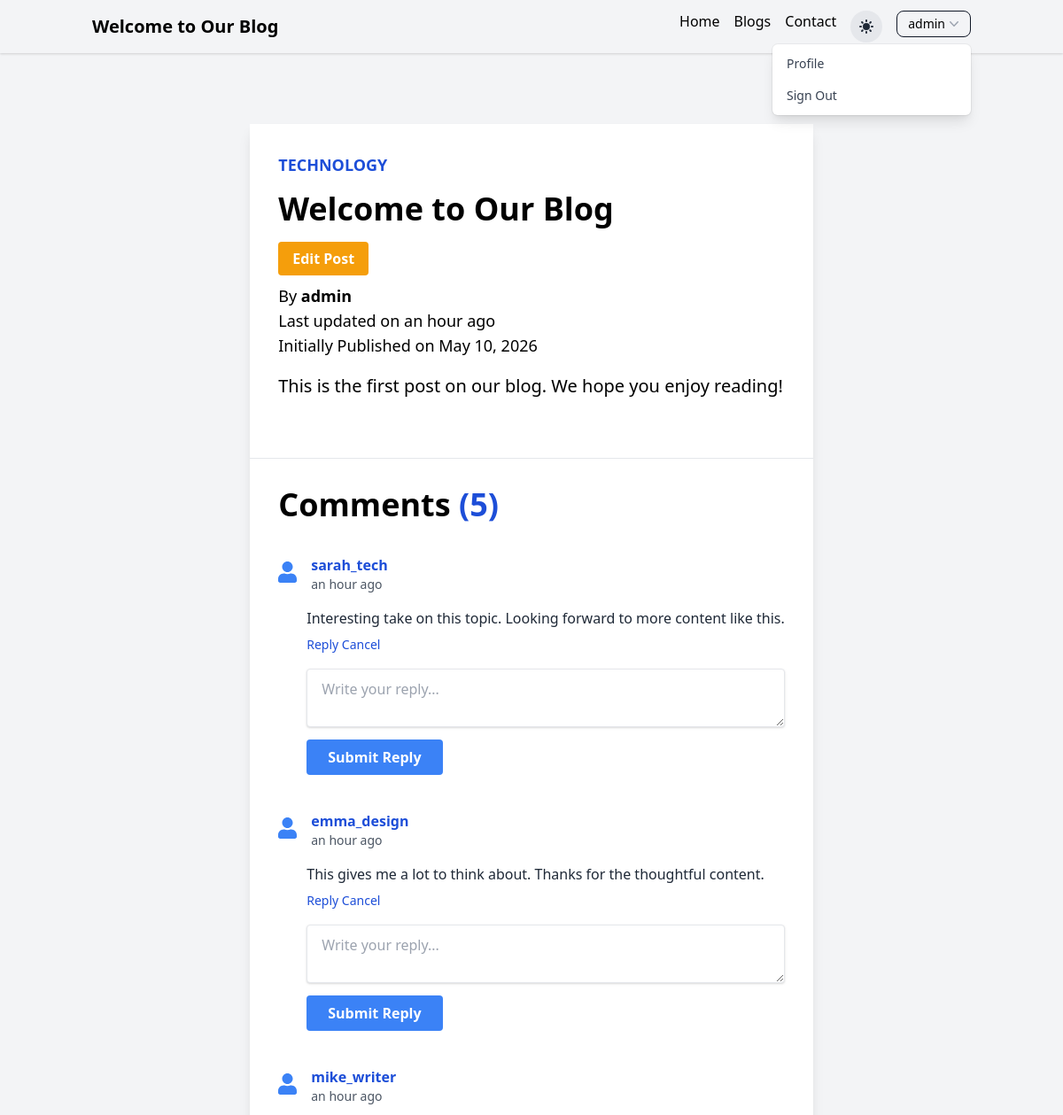
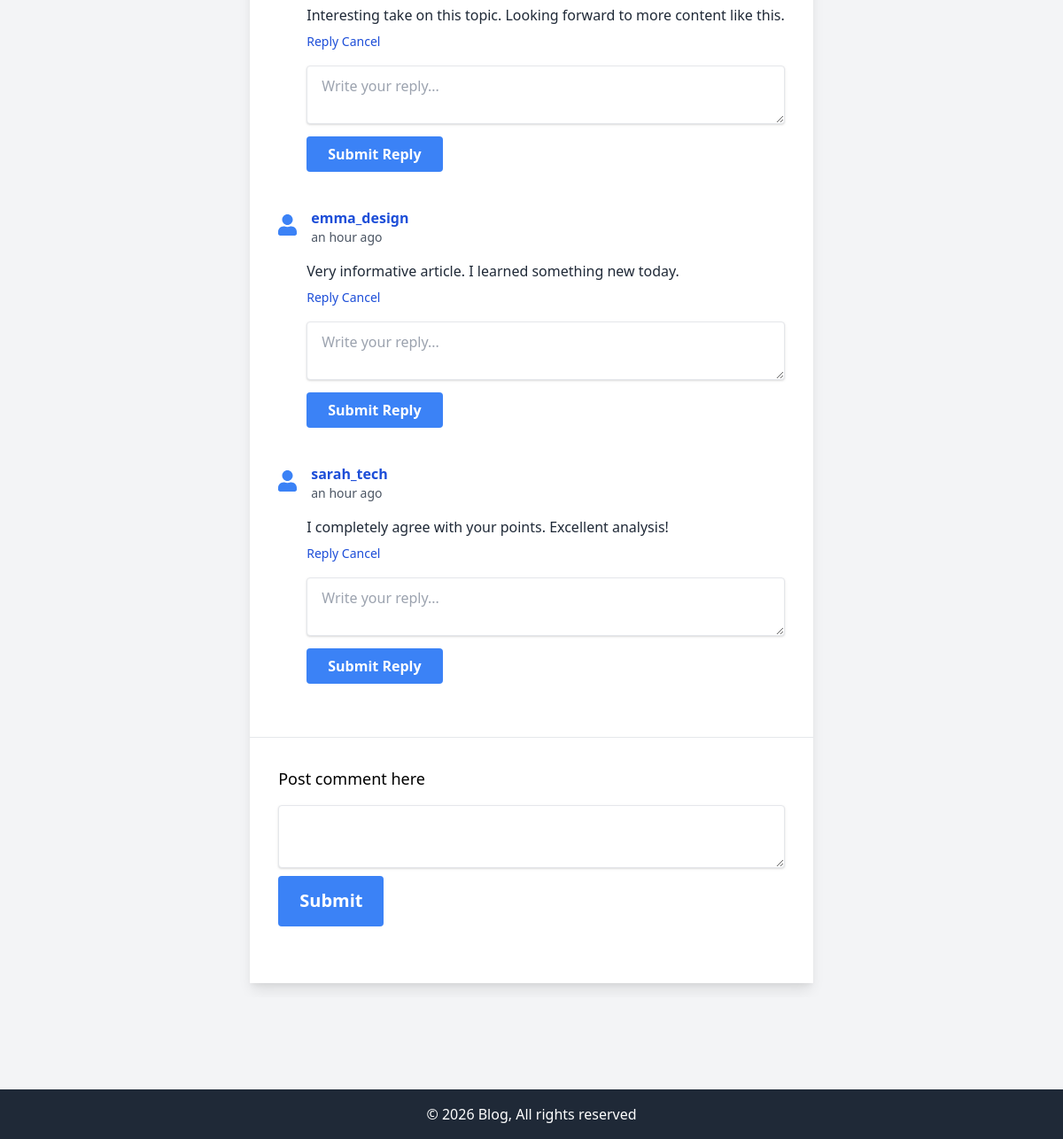
/blog/blogpost/welcome-to-our-blog/ (signed in), run on the app's committed database (2 pictures, top to bottom).
### blog/models.py (models this page shows, shortened)
class Post(models.Model):
    b_no = models.AutoField(primary_key=True)
    title = models.CharField(max_length=200)
    slug = models.SlugField(unique=True, blank=True)
    content = models.TextField()
    author = models.ForeignKey(User, on_delete=models.CASCADE)
    created_at = models.DateTimeField(auto_now_add=True)
    updated_at = models.DateTimeField(auto_now=True)
    category = models.CharField(max_length=50)

class Comment(models.Model):
    c_no = models.AutoField(primary_key=True)
    post = models.ForeignKey(Post, on_delete=models.CASCADE)
    content = models.TextField()
    user = models.ForeignKey(User, on_delete=models.CASCADE)
    parent = models.ForeignKey('self', on_delete=models.CASCADE, null=True)
    created_at = models.DateTimeField(auto_now_add=True)

### blog/views.py (the view)
# urls.py: path('blogpost/<slug:slug>/', views.singleb, name='singleb_slug'),
def singleb(request, slug):
  post = Post.objects.get(slug=slug)
  comments = Comment.objects.filter(post=post, parent = None)
  counts = Comment.objects.filter(post=post).count()
  comment_dict = {}
  for comment in comments:
      comment_dict[comment] = Comment.objects.filter(parent=comment)
  contents = {
      'post': post,
      'comment_dict': comment_dict,
      'user': request.user,
      'counts': counts,
  }
  return render(request, 'blog/singleb.html', contents)

### templates/blog/singleb.html (shortened to what this page needs)
{% extends 'boilerplate.html'%}
{% block header %}{{post.title}}{% endblock %}
{% block main %}
{% load humanize %}
<div class="container mx-auto sm:px-4 py-8 px-0">
    <section class="w-full flex flex-col items-center px-0 overflow-x-hidden">
        <article class="flex flex-col bg-white dark:bg-gray-500 shadow-lg my-4 max-w-full lg:max-w-2xl xl:max-w-3xl mx-auto">
            <div class="flex flex-col justify-between sm:p-8 p-1 h-full">
                <a href="#" class="text-blue-700 text-lg font-bold uppercase pb-4">{{ post.category }}</a>
                <h1 class="text-4xl font-extrabold hover:text-gray-700 pb-6">{{ post.title }}</h1>
                {% if user.is_authenticated and user == post.author %}
                <div class="pb-4">
                    <a href="{% url 'blog:edit_post' post.slug %}" class="bg-yellow-500 hover:bg-yellow-700 text-white font-bold py-2 px-4 rounded focus:outline-none focus:shadow-outline">Edit Post</a>
                </div>
                {% endif %}
                <p class="text-lg pb-4">
                    By <a href="#" class="font-semibold hover:text-gray-800">{{ post.author.username }}</a> <br>
                    Last updated on {{ post.updated_at| naturaltime }} <br>
                    Initially Published on {{ post.created_at|date:"M d, Y" }}
                </p>
                <div class="text-xl text-justify leading-relaxed pb-8">
                    {{ post.content|safe }}
                </div>
            </div>
            <hr>
            <div class="flex flex-col justify-between sm:p-8 p-1 h-full">
                <h1 class="text-4xl font-extrabold hover:text-gray-700 pb-6">Comments
                    {% if counts > 0 %}
                        <span class='font-semibold text-blue-700'>({{ counts }})</span>
                    {% endif %}
                </h1>
                {% for comment, replies in comment_dict.items %}
                <div class="flex flex-col space-y-2 my-3">
                    <div class="flex items-center">
                        <div class="flex-shrink-0">
                            <i class="fas fa-user text-blue-500 text-2xl"></i>
                        </div>
                        <div class="ml-4">
                            <p class="font-bold text-blue-700">{{ comment.user.username }}</p>
                            <p class="text-sm text-gray-600">{{ comment.created_at|naturaltime }}</p>
                        </div>
                    </div>
                    <div class="ml-8">
                        <p class="mt-2 text-gray-800">{{ comment.content }}</p>
                        <button @click="open = !open" class="mt-2 text-sm text-blue-700 hover:underline">
                            <span x-show="!open">Reply</span>
                            <span x-show="open">Cancel</span>
                        </button>
                        <div x-show="open" class="mt-4 space-y-4">
                            {% if user.is_authenticated %}
                            <form action="{% url 'blog:comment' %}" method="post">
                                <textarea id="content" name="content" class="shadow appearance-none border rounded w-full py-3 px-4 text-gray-700 leading-tight focus:outline-none focus:shadow-outline" placeholder="Write your reply..." required></textarea>
                                <button type="submit" class="bg-blue-500 hover:bg-blue-700 text-white font-bold py-2 px-6 rounded focus:outline-none focus:shadow-outline mt-2">
                                    Submit Reply
                                </button>
                            </form>
                            {% else %}
                                <div>
                                    <p class="text-sm text-center pb-4">
                                        Please <a href="{% url 'home:login' %}" class="font-semibold hover:text-gray-800">login</a> to reply comments
                                    </p>
                                </div>
                            {% endif %}
                        </div>
                    </div>
                </div>
                {% endfor %}
            </div>
            <hr>
            <div class="flex flex-col justify-between sm:p-8 p-1 h-full">
                {% if user.is_authenticated %}
                    <p class="text-lg pb-4">
                        Post comment here
                    </p>
                    <div class="text-xl text-justify leading-relaxed pb-8">
                        <form action = "{% url 'blog:comment' %}" method='post'>
                            <textarea id="content" name="content" class="dark:bg-gray-600 shadow appearance-none border rounded w-full py-3 px-4 text-gray-700 text-lg leading-tight focus:outline-none focus:shadow-outline" required></textarea>
                                <button type="submit" class="bg-blue-500 hover:bg-blue-700 text-white font-bold py-3 px-6 rounded focus:outline-none focus:shadow-outline">Submit</button>
                        </form>
                    </div>
                {% else %}
                    <div>
                        <h4 class="text-lg text-center pb-4">
                            Please <a href="{% url 'home:login' %}" class="font-semibold hover:text-gray-800">login</a> to comment
                        </h4>
                    </div>
                {% endif %}
            </div>
        </article>
    </section>
</div>
{% endblock %}

### templates/boilerplate.html (shortened to what this page needs)
<!DOCTYPE html>
<html lang="en" x-data="{ open: false }" x-init="() => { open = false; }">
<head>
    <link href="https://cdn.jsdelivr.net/npm/tailwindcss@2.2.19/dist/tailwind.min.css" rel="stylesheet">
</head>
<body class="bg-gray-100 dark:bg-gray-800 dark:text-white flex flex-col min-h-screen" style='cursor: default;'>
    <nav class="dark:bg-gray-900 dark:text-white shadow">
        <div class="container mx-auto px-4 py-3">
            <div class="flex justify-between items-center">
                <a href="{% block header_url %}{% endblock %}" class="text-xl font-bold dark:text-light">
                    {% block header %}{% endblock %}
                </a>
                <ul class="hidden lg:flex space-x-4">
                    <li>
                        <a href="{% url 'home:index' %}" class="hover:text-gray-600 dark:hover:text-gray-200 {% block homeactive %}{% endblock %}">Home</a>
                    </li>
                    <li>
                        <a href="{% url 'blog:blogindex' %}" class="hover:text-gray-600 dark:hover:text-gray-200 {% block blogactive %}{% endblock %}">Blogs</a>
                    </li>
                    <li>
                        <a href="{% url 'home:contact' %}" class="hover:text-gray-600 dark:hover:text-gray-200 {% block contactactive %}{% endblock %}">Contact</a>
                    </li>
                    <li>
                        <button id="theme-toggle" class="p-2 rounded-full bg-gray-200 dark:bg-gray-700 hover:bg-gray-300 dark:hover:bg-gray-600 transition-colors">
                        </button>
                    </li>
                    <li>
                        {% if user.is_authenticated %}
                        <div x-data="{ open: false }" class="relative inline-block text-left">
                            <div>
                                <button @click="open = !open" type="button" class="inline-flex dark:text-white bg-grey-200 hover:bg-gray-300 border border-gray-900 rounded-lg text-sm px-3 font-medium py-1 inline-block">
                                    {{ user.username }}
                                    <svg class="-mr-1 h-5 w-5 text-gray-400" viewBox="0 0 20 20" fill="currentColor" aria-hidden="true">
                                        <path fill-rule="evenodd" d="M5.23 7.21a.75.75 0 011.06.02L10 11.168l3.71-3.938a.75.75 0 111.08 1.04l-4.25 4.5a.75.75 0 01-1.08 0l-4.25-4.5a.75.75 0 01.02-1.06z" clip-rule="evenodd" />
                                    </svg>
                                </button>
                            </div>
                            <div x-show="open" @click.outside="open = false" class="absolute right-0 z-10 mt-2 w-56 origin-top-right rounded-md bg-white shadow-lg ring-1 ring-black ring-opacity-5 focus:outline-none" role="menu" aria-orientation="vertical" aria-labelledby="menu-button" tabindex="-1"
                                x-transition:enter="transition ease-out duration-100 transform"
                                x-transition:enter-start="opacity-0 scale-95"
                                x-transition:enter-end="opacity-100 scale-100"
                                x-transition:leave="transition ease-in duration-75 transform"
                                x-transition:leave-start="opacity-100 scale-100"
                                x-transition:leave-end="opacity-0 scale-95">
                                <div class="py-1" role="none">
                                    <a href="{% url 'home:profile' %}" class="block px-4 py-2 text-sm text-gray-700 hover:bg-gray-100 dark:text-gray-200 dark:hover:bg-gray-600" role="menuitem" tabindex="-1">Profile</a>
                                    <a href="{% url 'home:logout' %}" class="block px-4 py-2 text-sm text-gray-700 hover:bg-gray-100 dark:text-gray-200 dark:hover:bg-gray-600" role="menuitem" tabindex="-1">Sign Out</a>
                                </div>
                            </div>
                        </div>
                        {% else %}
                        <a href="{% url 'home:login' %}" class="text-white bg-blue-700 hover:bg-blue-800 rounded-lg text-sm px-3 font-medium py-1 inline-block">Sign In</a>
                        <a href="{% url 'home:signup' %}" class="text-white bg-blue-700 hover:bg-blue-800 rounded-lg text-sm px-3 font-medium py-1 inline-block">Sign Up</a>
                        {% endif %}
                    </li>
                </ul>
            </div>
        </div>
    </nav>
    <main class="flex-grow container mx-auto px-4 py-8">
        {% block main %}{% endblock %}
    </main>
    <footer class="bg-gray-800 text-white mt-10 py-4">
        <div class="container mx-auto text-center">
            <p>© {% now "Y" %} Blog, All rights reserved</p>
        </div>
    </footer>
</body>
</html>

### data on the page
Post: title "Welcome to Our Blog", category "TECHNOLOGY", author.username "admin", updated_at "an hour ago", created_at "May 10, 2026", content "This is the first post on our blog. We hope you enjoy reading!"
Comment: user.username "sarah_tech", created_at "an hour ago", content "Interesting take on this topic. Looking forward to more content like this."
Comment: user.username "emma_design", created_at "an hour ago", content "This gives me a lot to think about. Thanks for the thoughtful content."
Comment: user.username "mike_writer", created_at "an hour ago", content "Interesting take on this topic. Looking forward to more content like this."
Comment: user.username "emma_design", created_at "an hour ago", content "Very informative article. I learned something new today."
Comment: user.username "sarah_tech", created_at "an hour ago", content "I completely agree with your points. Excellent analysis!"

### other printed values
{{ user.username }} "admin"
{{ counts }} "5"
